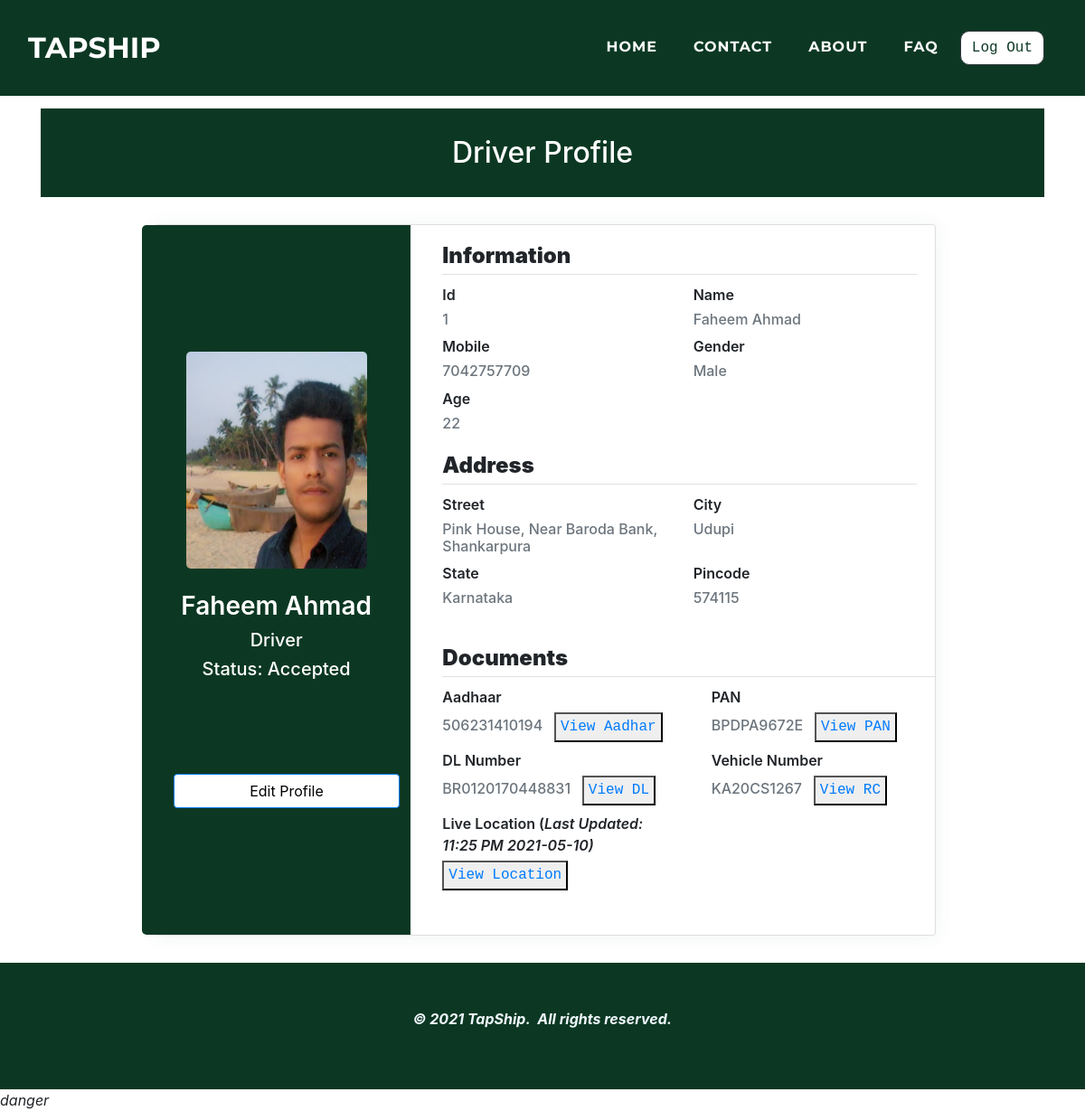
The app's page /drivers/profile.php (signed in), older data.
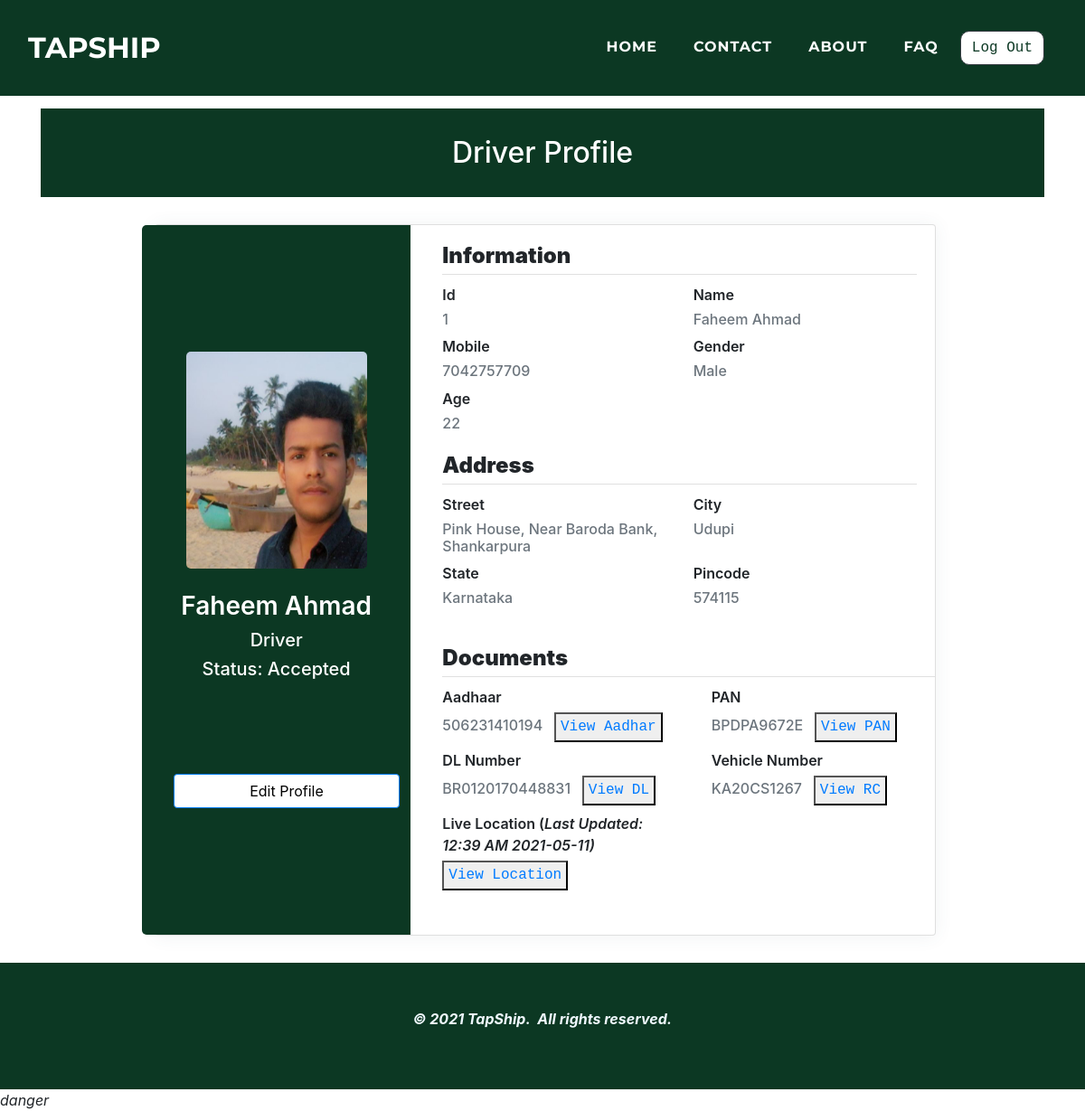
The same page, newer data.
### tables this page shows
CREATE TABLE `driver` (
  `d_id` int(11) NOT NULL,
  `d_name` varchar(50) NOT NULL,
  `d_mobile` varchar(25) NOT NULL,
  `d_gender` varchar(25) NOT NULL,
  `d_age` varchar(10) NOT NULL,
  `d_street` varchar(50) NOT NULL,
  `d_city` varchar(25) NOT NULL,
  `d_state` varchar(25) NOT NULL,
  `d_pincode` varchar(10) NOT NULL,
  `d_aadhar` varchar(25) NOT NULL,
  `d_aadharpdf` varchar(100) NOT NULL,
  `d_pan` varchar(25) NOT NULL,
  `d_panpdf` varchar(100) NOT NULL,
  `d_photo` varchar(100) NOT NULL,
  `d_dlnumber` varchar(25) NOT NULL,
  `d_dlpdf` varchar(100) NOT NULL,
  `d_vehiclenumber` varchar(25) NOT NULL,
  `d_vehiclercpdf` varchar(100) NOT NULL,
  `d_lat` varchar(100) DEFAULT NULL,
  `d_long` varchar(100) DEFAULT NULL,
  `d_date` varchar(500) NOT NULL,
  `d_time` varchar(500) NOT NULL,
  `d_password` varchar(25) NOT NULL,
  `d_approve` varchar(10) NOT NULL
);

### drivers/profile.php (the view, shortened to what the changed rows need)
<?php
$res = $_SESSION["sessionid"];
$d_mobile = $res;
?>
<!doctype html>
<html>
<head>
    <link rel="stylesheet" href="../assets/bootstrap/css/bootstrap.min.css">
    <link rel="stylesheet" href="../assets/fonts/font-awesome.min.css">
    <link rel="stylesheet" href="../assets/fonts/ionicons.min.css">
    <link rel="stylesheet" href="../assets/css/Article-List.css">
    <link rel="stylesheet" href="../assets/css/Footer-Dark.css">
    <link rel="stylesheet" href="../assets/css/Highlight-Blue.css">
    <link rel="stylesheet" href="https://cdnjs.cloudflare.com/ajax/libs/animate.css/3.5.2/animate.min.css">
    <link rel="stylesheet" href="https://cdnjs.cloudflare.com/ajax/libs/aos/2.2.0/aos.css">
    <link rel="stylesheet" href="../assets/css/Login-Form-Clean.css">
    <link rel="stylesheet" href="../assets/css/table-style.css">
    <link rel="stylesheet" href="../assets/css/profile.css">
    <link href='https://maxcdn.bootstrapcdn.com/bootstrap/4.0.0/css/bootstrap.min.css' rel='stylesheet'>
    <link href='https://cdnjs.cloudflare.com/ajax/libs/MaterialDesign-Webfont/3.6.95/css/materialdesignicons.css' rel='stylesheet'>
</head>
<body oncontextmenu='return false' class='snippet-body'>
    <div class="page-content page-container" id="page-content">
        <?php
        $con = mysqli_connect("localhost", "root", "", "tapship");
        $query = " select * from driver where d_mobile=" . $d_mobile . "";
        $result = mysqli_query($con, $query);
        while ($res = mysqli_fetch_assoc($result)) {
            $d_id =  $res['d_id'];
            $d_name =  $res['d_name'];
            $d_gender =  $res['d_gender'];
            $d_age =  $res['d_age'];
            $d_street =  $res['d_street'];
            $d_city =  $res['d_city'];
            $d_state =  $res['d_state'];
            $d_pincode =  $res['d_pincode'];
            $d_aadhar =  $res['d_aadhar'];
            $d_pan =  $res['d_pan'];
            $d_dlnumber =  $res['d_dlnumber'];
            $d_vehiclenumber =  $res['d_vehiclenumber'];
            $d_photo =  $res['d_photo'];
            $d_approve =  $res['d_approve'];
            $d_time = $res['d_time'];
            $d_date = $res['d_date'];
        }
        ?>
        <div class="features-boxed">
            <div class="container" style="background: #ffffff;">
                <div class="intro" style="background: #0c3823;margin-top: 120px;margin-bottom: 30px;">
                    <h2 class="text-center" data-aos="fade" style="color: rgb(255,255,255);padding: 30px;margin-bottom: 0px;">Driver Profile</h2>
                </div>
            </div>
        </div>
        <div class="padding">
            <div class="row container d-flex justify-content-center">
                <div class="col-xl-12 col-md-12">
                    <div class="card user-card-full">
                        <div class="row m-l-0 m-r-0">
                            <div class="col-md-4 bg-c-lite-green user-profile">
                                <div class="card-block text-center text-white">
                                    <div class="m-b-25"> <img src="../drivers/<?php echo  $d_photo; ?>" width="200" height="240" align="center" class="img-radius" alt="User-Profile-Image"> </div>
                                    <h3 class="f-w-600"><?php echo "$d_name" ?></h3>
                                    <h5>Driver</h5>
                                    <h5>Status: <?php if ($d_approve == "1") {
                                                    echo "No Action";
                                                } else if ($d_approve == "2") {
                                                    echo " Accepted";
                                                } else if ($d_approve == "3") {
                                                    echo "Review";
                                                } else if ($d_approve == "4") {
                                                    echo "Rejected";
                                                } else if ($d_approve == "5") {
                                                    echo "Resubmitted";
                                                } else {
                                                    echo "Multiple Login State";
                                                } ?></h5>
                                    <br> <br><br><br>
                                    <a href="editdetails.php"><button class="btn btn-primary" type="button" style="width: 250px; background-color:white; color:black;">Edit Profile</button></a>
                                </div>
                            </div>
                            <div class="col-sm-8">
                                <div class="card-block">
                                    <div class="row">
                                        <div class="col-sm-6">
                                            <p class="m-b-10 f-w-600">Id</p>
                                            <h6 class="text-muted f-w-400"><?php echo "$d_id" ?></h6>
                                        </div>
                                        <div class="col-sm-6">
                                            <p class="m-b-10 f-w-600">Name</p>
                                            <h6 class="text-muted f-w-400"><?php echo "$d_name" ?></h6>
                                        </div>
                                        <div class="col-sm-6">
                                            <p class="m-b-10 f-w-600">Gender</p>
                                            <h6 class="text-muted f-w-400"><?php echo "$d_gender" ?></h6>
                                        </div>
                                        <div class="col-sm-6">
                                            <p class="m-b-10 f-w-600">Age</p>
                                            <h6 class="text-muted f-w-400"><?php echo "$d_age" ?></h6>
                                        </div>
                                    </div>
                                    <div class="row">
                                        <div class="col-sm-6">
                                            <p class="m-b-10 f-w-600">Street</p>
                                            <h6 class="text-muted f-w-400"><?php echo "$d_street" ?></h6>
                                        </div>
                                        <div class="col-sm-6">
                                            <p class="m-b-10 f-w-600">City</p>
                                            <h6 class="text-muted f-w-400"><?php echo "$d_city" ?></h6>
                                        </div>
                                        <div class="col-sm-6">
                                            <p class="m-b-10 f-w-600">State</p>
                                            <h6 class="text-muted f-w-400"><?php echo "$d_state" ?></h6>
                                        </div>
                                        <div class="col-sm-6">
                                            <p class="m-b-10 f-w-600">Pincode</p>
                                            <h6 class="text-muted f-w-400"><?php echo "$d_pincode" ?></h6>
                                        </div>
                                    </div>
                                </div>
                                <div class="row">
                                    <div class="col-sm-6">
                                        <p class="m-b-10 m-l-20 f-w-600">Aadhaar</p>
                                        <h6 class="text-muted m-l-20 f-w-400"><?php echo "$d_aadhar" ?> <button class="text-monospace" style="padding:5px;"></button></h6>
                                    </div>
                                    <div class="col-sm-6">
                                        <p class="m-b-10  m-l-20 f-w-600">PAN</p>
                                        <h6 class="text-muted m-l-20 f-w-400"><?php echo "$d_pan" ?> <button class="text-monospace" style="padding:5px;"></button></h6>
                                    </div>
                                    <div class="col-sm-6">
                                        <p class="m-b-10  m-l-20 f-w-600">DL Number</p>
                                        <h6 class="text-muted m-l-20 f-w-400"><?php echo "$d_dlnumber" ?> <button class="text-monospace" style="padding:5px;"></button></h6>
                                    </div>
                                    <div class="col-sm-6">
                                        <p class="m-b-10  m-l-20 f-w-600">Vehicle Number</p>
                                        <h6 class="text-muted m-l-20 f-w-400"><?php echo "$d_vehiclenumber" ?> <button class="text-monospace" style="padding:5px;"></button></h6>
                                    </div>
                                    <div class="col-sm-6">
                                        <p class="m-b-10  m-l-20 f-w-600">Live Location (<i>Last Updated: <?php echo "$d_time" ?>&nbsp<?php echo "$d_date" ?><i>)</p>
                                    </div>
                                </div>
                            </div>
                        </div>
                    </div>
                </div>
            </div>
        </div>
    </div>
</body>
</html>

Row changes from the older to the newer data that the page shows:
changed driver "Faheem Ahmad": d_time "11:25 PM" → "12:39 AM"; d_date "2021-05-10" → "2021-05-11"
